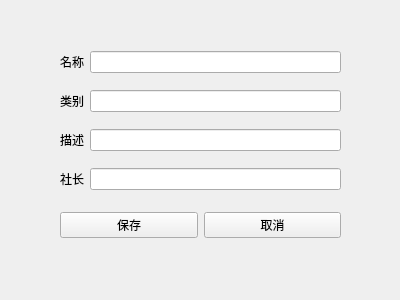
<?xml version="1.0" encoding="UTF-8"?>
<ui version="4.0">
 <class>AddActivity</class>
 <widget class="QWidget" name="AddActivity">
  <property name="geometry">
   <rect>
    <x>0</x>
    <y>0</y>
    <width>400</width>
    <height>300</height>
   </rect>
  </property>
  <property name="windowTitle">
   <string>Form</string>
  </property>
  <widget class="QWidget" name="gridLayoutWidget_2">
   <property name="geometry">
    <rect>
     <x>60</x>
     <y>40</y>
     <width>281</width>
     <height>161</height>
    </rect>
   </property>
   <layout class="QGridLayout" name="gridLayout_3">
    <item row="0" column="1">
     <widget class="QLineEdit" name="le_name_2"/>
    </item>
    <item row="3" column="0">
     <widget class="QLabel" name="label_5">
      <property name="text">
       <string>社长</string>
      </property>
     </widget>
    </item>
    <item row="3" column="1">
     <widget class="QLineEdit" name="le_keader_2"/>
    </item>
    <item row="1" column="0">
     <widget class="QLabel" name="label_6">
      <property name="text">
       <string>类别</string>
      </property>
     </widget>
    </item>
    <item row="1" column="1">
     <widget class="QLineEdit" name="le_type_2"/>
    </item>
    <item row="2" column="0">
     <widget class="QLabel" name="label_7">
      <property name="text">
       <string>描述</string>
      </property>
     </widget>
    </item>
    <item row="0" column="0">
     <widget class="QLabel" name="label_8">
      <property name="text">
       <string>名称</string>
      </property>
     </widget>
    </item>
    <item row="2" column="1">
     <widget class="QLineEdit" name="le_description_2"/>
    </item>
   </layout>
  </widget>
  <widget class="QWidget" name="gridLayoutWidget">
   <property name="geometry">
    <rect>
     <x>60</x>
     <y>200</y>
     <width>281</width>
     <height>51</height>
    </rect>
   </property>
   <layout class="QGridLayout" name="gridLayout_4">
    <item row="0" column="0">
     <widget class="QPushButton" name="save_button_2">
      <property name="text">
       <string>保存</string>
      </property>
     </widget>
    </item>
    <item row="0" column="1">
     <widget class="QPushButton" name="cancel_button_2">
      <property name="text">
       <string>取消</string>
      </property>
     </widget>
    </item>
   </layout>
  </widget>
 </widget>
 <resources/>
 <connections/>
</ui>
